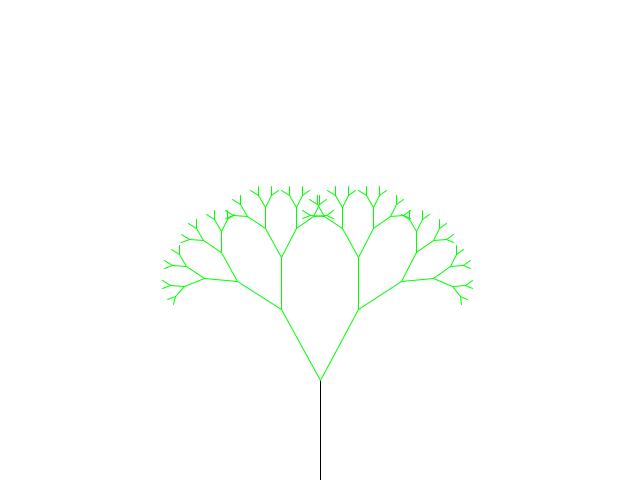
Frame 1 (no input)
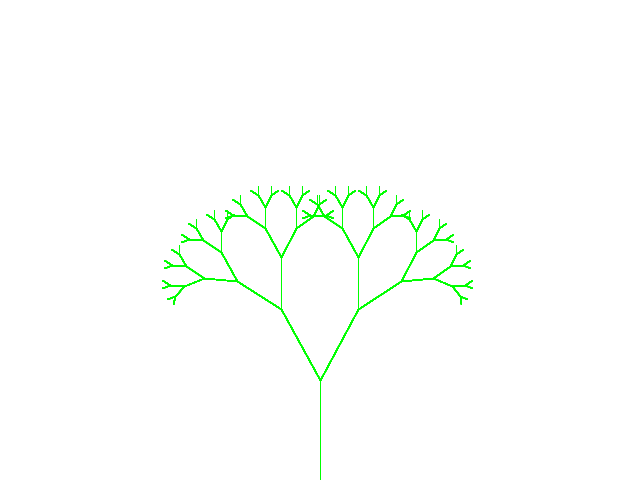
Frame 60 (the mouse pressed at the canvas centre just before this capture)
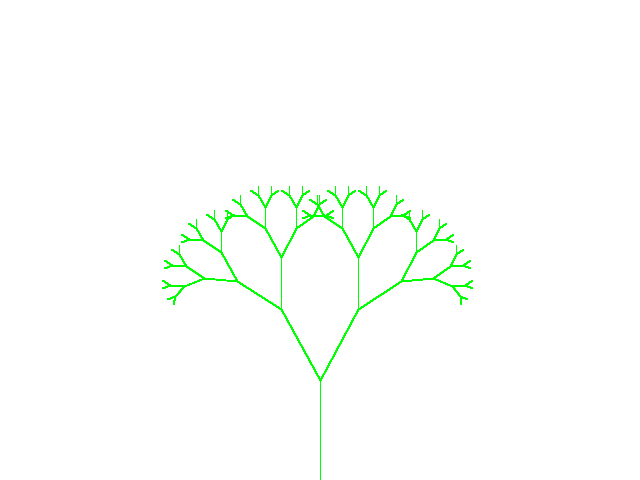
Frame 120 (the mouse held since frame 60 and released just before this capture)

The Processing sketch that drew these frames (run headless with seeded random() and noise(); from frame 60 on, the mouse is pressed at the canvas centre):

// Processing sketch: FractalTree
// ── FractalTree.pde
private double fractionLength = .8; 
private int smallestBranch = 10; 
private double branchAngle = .5;  
private int mouseClicks = 0;
public void setup() 
{   
	size(640, 480);    
	frameRate(5); 
	background(255);
} 
public void draw() 
{   
	line(320, 380, 320, 480);
	drawBranches(320, 380, 100, 3*Math.PI/2);   
} 
public void mouseClicked() 
{
	line(mouseX, mouseY, mouseX, mouseY + 100);
	drawBranches(mouseX, mouseY, 100, 3*Math.PI/2);
}
public void drawBranches(int x, int y, double branchLength, double angle) 
{      
	stroke(0, 255, 0);      
	double angle1 = angle + branchAngle;
	double angle2 = angle - branchAngle;
	branchLength *= fractionLength;
	int endX1 = (int)(branchLength*Math.cos(angle1) + x);
	int endY1 = (int)(branchLength*Math.sin(angle1) + y);
	int endX2 = (int)(branchLength*Math.cos(angle2) + x);
	int endY2 = (int)(branchLength*Math.sin(angle2) + y);
	line(x, y, endX1, endY1);
	line(x, y, endX2, endY2);

	if(branchLength > smallestBranch) 
	{
		drawBranches(endX1, endY1, branchLength*fractionLength, angle1);
		drawBranches(endX2, endY2, branchLength*fractionLength, angle2);
	}
} 
